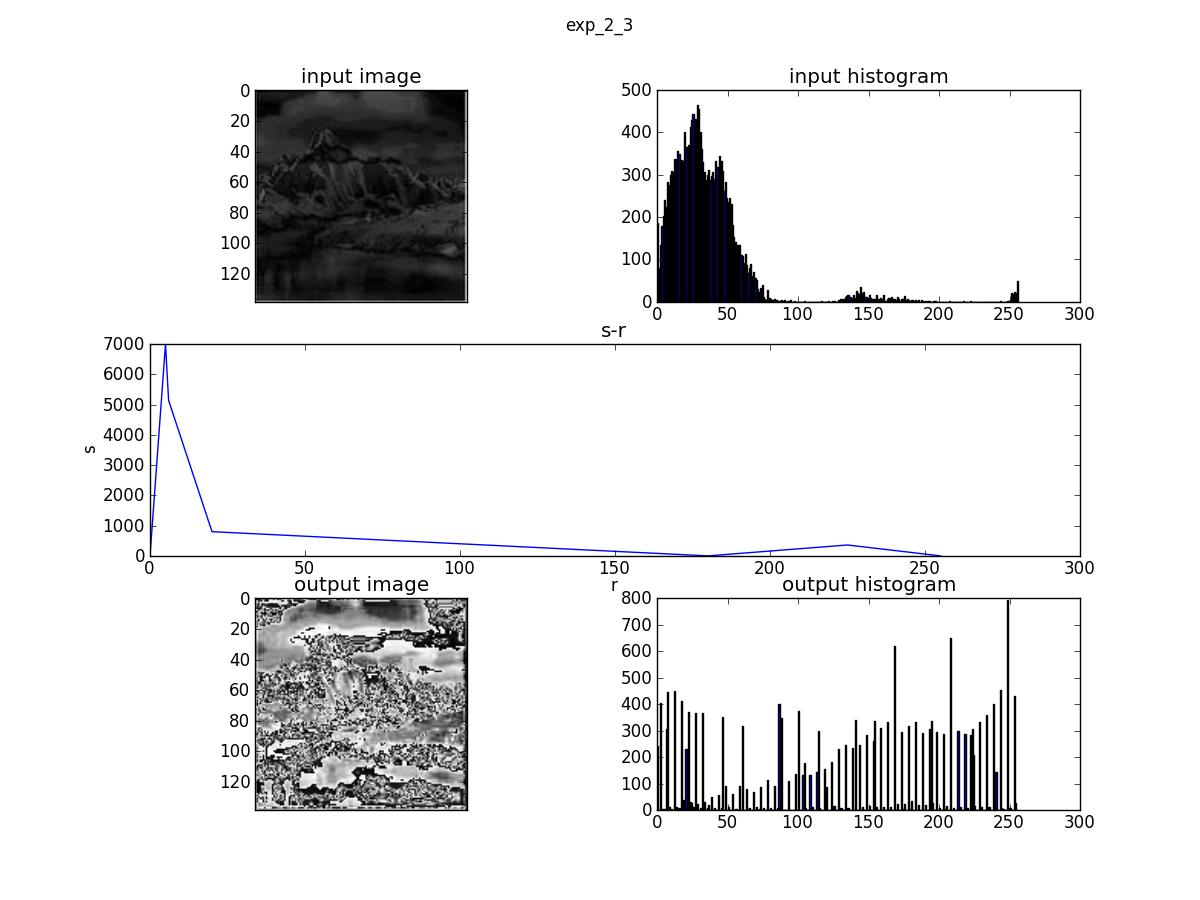

The Python source for this figure:
# -*- coding : utf-8 -*- 

import matplotlib.pylab as pl
import matplotlib.cm as cm
import numpy as np
import Image

def trans_line(r):
    if r <= 5:
        s = 1400*r
    elif r <= 20:
        s = 7000 - 310*r
    elif r <= 180:
        s = 900 - 5*r
    elif r <= 225:
        s = -1440 + 8*r
    else:
        s = 3060 - 12*r
    return s 
            
mountain_0 = np.asarray(Image.open('mountain.jpg').convert('L'))
(M,N) = mountain_0.shape
fig = pl.figure(figsize=(12,9))
# ax1
ax1 = fig.add_subplot(321)
ax1.imshow(mountain_0,cmap=cm.gray)
ax1.set_title('input image')
ax1.set_xticks([])
# ax2
ax2 = fig.add_subplot(322)
hist_0,x_0 = np.histogram(mountain_0.flatten(),bins=256,range=(0,256))
ax2.bar(x_0[:-1],hist_0)
ax2.set_title('input histogram')
# ax3,4
r = np.arange(0,256)
s = [trans_line(x) for x in r]
ax34 = fig.add_subplot(3,2,(3,4))
ax34.plot(r,s)
ax34.set_title('s-r')
ax34.set_xlabel('r')
ax34.set_ylabel('s')
#ax5
mountain_1 = mountain_0.copy()
for m in range(M):
    for n in range(N):
        mountain_1[m,n] = trans_line(mountain_0[m,n])
ax3 = fig.add_subplot(325)
ax3.imshow(mountain_1,cmap=cm.gray)
ax3.set_title('output image')
ax3.set_xticks([])
#ax6
ax4 = fig.add_subplot(326)
hist_1,x_1 = np.histogram(mountain_1.flatten(),bins=256,range=(0,256))
ax4.bar(x_1[:-1],hist_1)
ax4.set_title('output histogram')

fig.suptitle('exp_2_3')
fig.savefig('exp_2_3.jpg')
